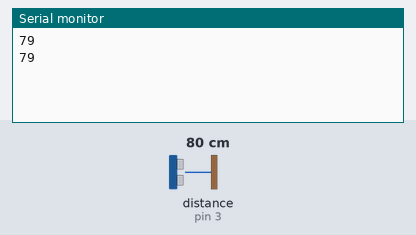
A sketch run on a simulated Arduino Uno, built with avr-gcc and run on an emulated ATmega328P. Parts: the last lines printed to the serial monitor. Wiring (inferred from the names in the program): ultrasonic range finder: trigger pin 4; echo pin 3. The test bench sets the inputs (shaded band); at power-on: distance to the obstacle (sensor on pin 3) 80 cm. The echo pulse lasts 58.3 µs per cm.

Above: at 3.8 s.
3.9 s: distance to the obstacle (sensor on pin 3) set to 2 cm
At 7.3 s:
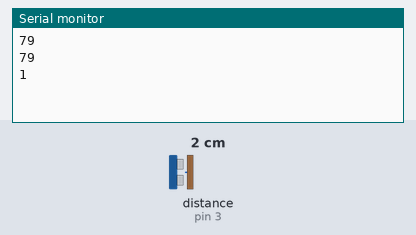
7.8 s: distance to the obstacle (sensor on pin 3) set to 4 cm
At 9.6 s:
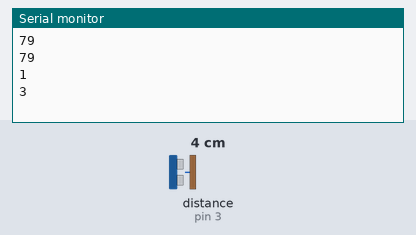
Timing chart, 0 to 11.1 s (numbered marks = the images above; inputs shaded):
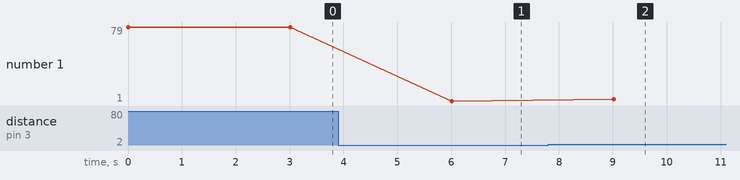

The sketch:

cafe.cpp.ino
```cpp
const int echoPin = 3;
const int trigPin = 4;
int empty = 6;
long duration, distance;

void setup() {
  Serial.begin(9600);
  // put your setup code here, to run once:
  pinMode(echoPin, INPUT);
  pinMode(trigPin, OUTPUT);

}

void loop() {
  // put your main code here, to run repeatedly:
  digitalWrite(trigPin, LOW);
  delayMicroseconds(2);

  digitalWrite(trigPin, HIGH);
  delayMicroseconds(10);

  digitalWrite(trigPin, LOW);
  duration = pulseIn(echoPin, HIGH);

  distance = duration/58.2;

  Serial.println(distance);
  /*if(distance >= 3) {
    Serial.println("encher");//vazio
  } else {
    Serial.println("ok");
  }*/

  delay(3000);
}
```

Measured:
- after the input at 3.9 s, the serial monitor: prints a new line after 2.1 s (image 1)
- after the input at 7.8 s, the serial monitor: prints a new line after 1.2 s (image 2)
- plotted number 1: 79 → 1 after the input at 3.9 s, 1 → 3 after the input at 7.8 s
